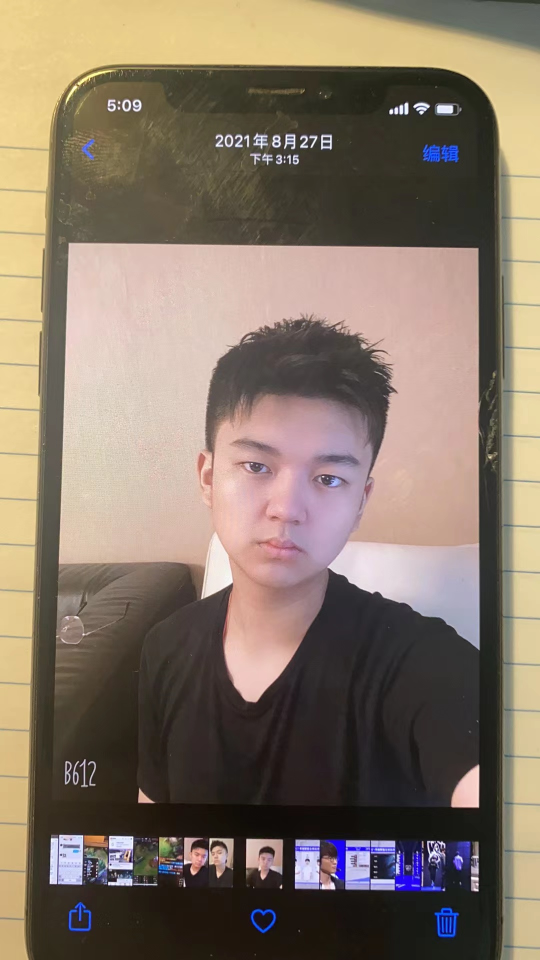
#> input picture opencvpython/pics/guchi.jpg, 1080 x 1920 px, given in place of the camera (shown at 1/2 size)
$ python 'project1 virtual paint.py'
#> lines starting #> are read from the running program, lines starting #| are printed output that depends on the picture; after the words box and inside, x2 and y2 are one past the last pixel; in counts of white or black regions, pixels touching at a corner belong together
#> further down, img is the input picture: shape (1920, 1080, 3); mean B, G, R 103.4, 118.1, 133.1
import cv2
import numpy as np

cap = cv2.VideoCapture(0)
f_width= 640
f_height = 480
cap.set(3,f_width)
cap.set(4,f_height)
cap.set(10,150)

colorlist = [[5,90,255,21,255,255],
             # [145,92,81,179,255,255]
             # [129,94,108,179,255,255],
              [83,93,108,179,255,255],
             # [20,129,186,179,255,255],
              [20,60,133,66,255,255]
             ]
mycolorvalue = [[51,153,255],[255,0,0],[0,255,0]]

clist =['orange', 'purple', 'pink', 'blue', 'yellow', 'green']

mypoints = [] ##

def find_Color(img,colorlist,mycolorvalue):
    imgHSV = cv2.cvtColor(img, cv2.COLOR_BGR2HSV)
#> imgHSV: shape (1920, 1080, 3); mean H, S, V 36.2, 66.5, 135.4
    count = 0
    newPoints=[]
    for color in colorlist:
        lower = np.array(color[0:3])
        upper = np.array(color[3:6])
        mask = cv2.inRange(imgHSV, lower, upper)
        x,y= getContours(mask)
        cv2.circle(imgresult,(x,y),10,mycolorvalue[count],cv2.FILLED)

        # cv2.imshow(str(color[0]),mask)
        if x != 0 and y != 0:
            newPoints.append([x, y, count])
        count += 1
#> this loop made 3 passes
#> (x, y) on passes 2 to 3: (881, 289), (539, 0)
#> (contours in getContours, x, y) on pass 1: (2 contours, all with area under 20, 0, 0)
#> pass 1, in find_Color, `mask = cv2.inRange(imgHSV, lower, upper)`:
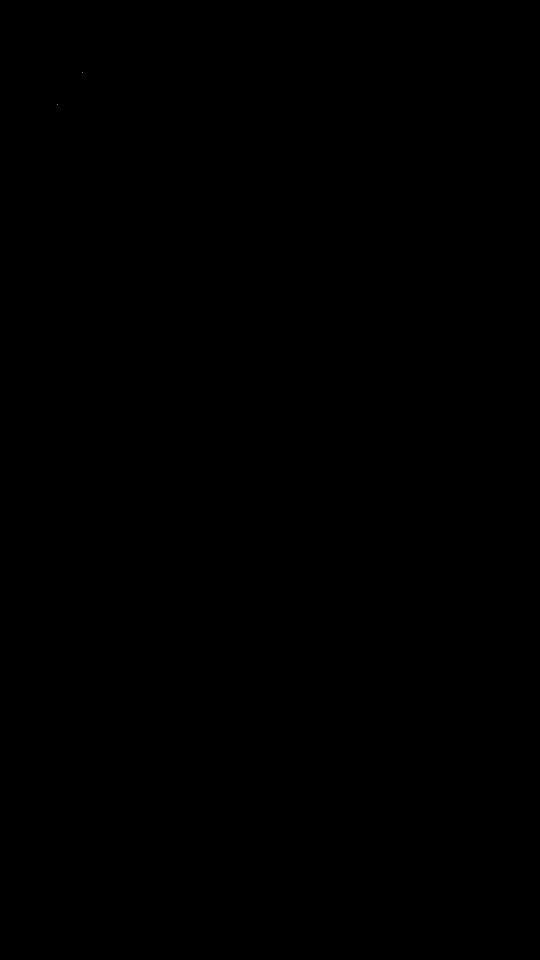
#> mask: shape (1920, 1080) (shown at 1/2 size); 0% white in thin lines or dots, all inside (x1, y1, x2, y2) = (114, 144, 166, 210)
#> pass 2, in find_Color, `mask = cv2.inRange(imgHSV, lower, upper)`:
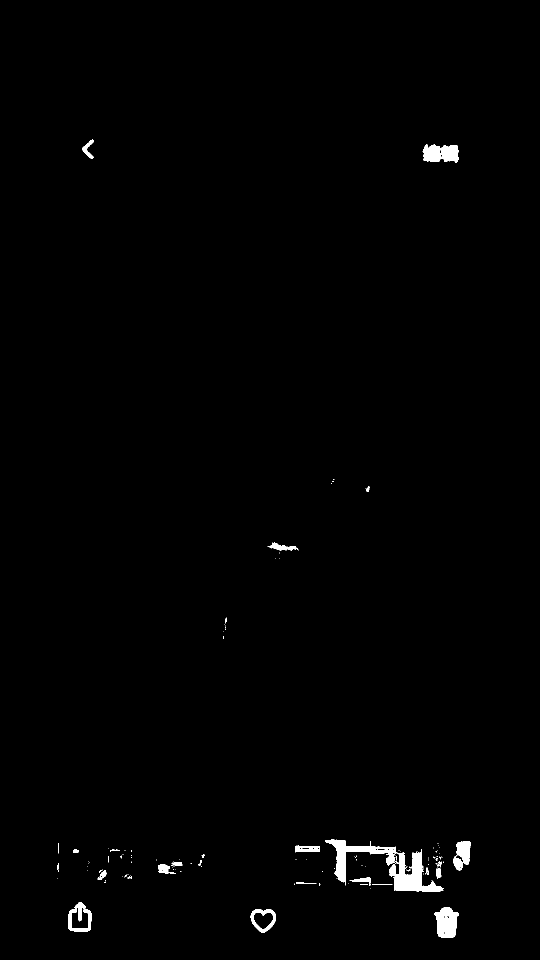
#> mask: shape (1920, 1080) (shown at 1/2 size); 0.86% white; 124 white regions (98 under 20 px), largest, box (x1, y1, x2, y2) and area: (650, 1679, 888, 1783) 7009, (869, 1815, 918, 1875) 2138, (845, 289, 918, 325) 2082
#> pass 3, in find_Color, `mask = cv2.inRange(imgHSV, lower, upper)`:
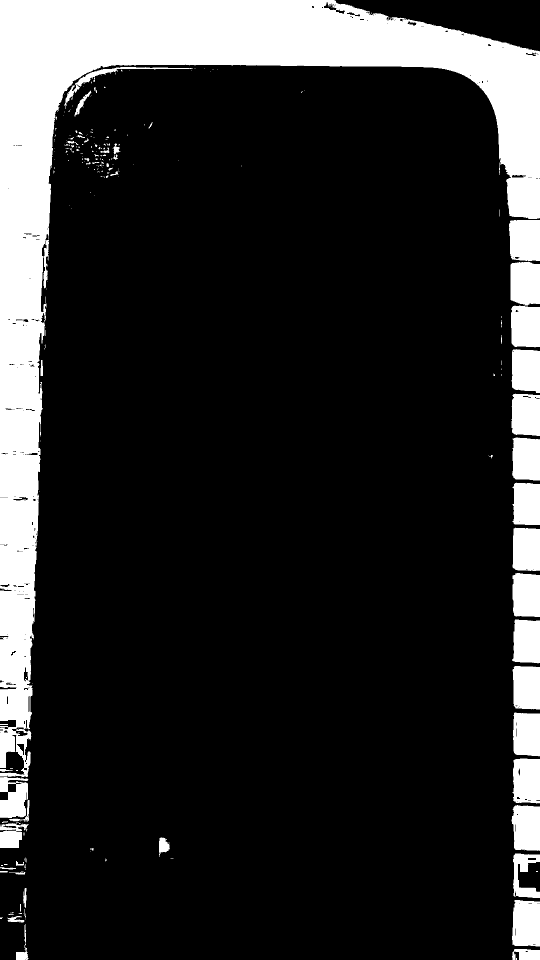
#> mask: shape (1920, 1080) (shown at 1/2 size); 16.7% white; 236 white regions (173 under 20 px), largest, box (x1, y1, x2, y2) and area: (0, 0, 1080, 1554) 261885, (1024, 1800, 1080, 1893) 4836, (1018, 440, 1080, 522) 4828
#> after the loop: imgresult: shape (1920, 1080, 3); 0.03% of pixels changed, all inside (x1, y1, x2, y2) = (0, 0, 892, 300)
#> after the loop, count = 3; newPoints = [[881, 289, 1]]
    return newPoints

def getContours(img):
    contours, hierarchy = cv2.findContours(img,cv2.RETR_EXTERNAL,cv2.CHAIN_APPROX_NONE) #FIND OUTER
    x,y,w,h=0,0,0,0
    for cnt in contours:
        area = cv2.contourArea(cnt)
        if area > 500:
            # cv2.drawContours(imgresult, cnt, -1, (255, 0, 0), 3)#draw blue bliones
            peri = cv2.arcLength(cnt, True)
            # print(peri)
            approx = cv2.approxPolyDP(cnt, 0.02 * peri, True)
            # print(len(approx))
            # objCor = len(approx)
            x, y, w, h = cv2.boundingRect(approx)
            # cv2.rectangle(imgresult, (x, y), (x + w, y + h), (0, 255, 0), 2)

    return x+w//2,y
    #tip of the pen

def draw(mypoints,mycolorvalue):
    for point in mypoints:
        cv2.circle(imgresult,(point[0],point[1]),10,mycolorvalue[point[2]],cv2.FILLED)

while True:
    success, img = cap.read()
    imgresult = img.copy()
    # cv2.imshow("video",img)
    newPoints= find_Color(img,colorlist,mycolorvalue)
#> newPoints = [[881, 289, 1]]
    if len(newPoints) != 0:
        for newP in newPoints:
            mypoints.append(newP)
#> this loop made 1 pass
#> after the loop, mypoints = [[881, 289, 1]]
    if len(mypoints) != 0:
        draw(mypoints, mycolorvalue)
#> the loop in draw, `for point in mypoints:` made 1 pass
    cv2.imshow("videomask", imgresult)
    if cv2.waitKey(1) & 0xFF == ord('q'):
#> (key q is pressed here)
        break
